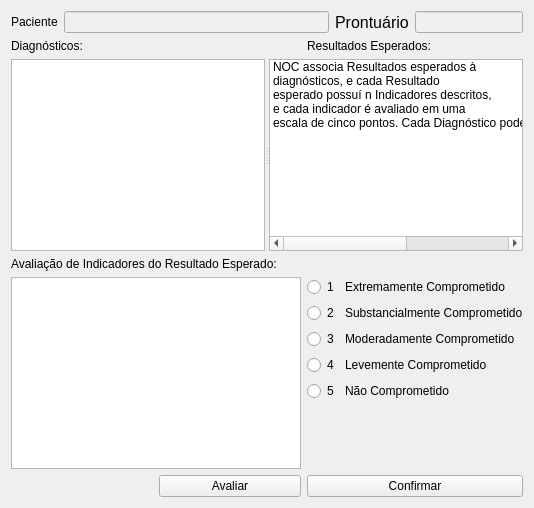
         <widget class="QWidget" name="tab_RE_4">
          <attribute name="title">
           <string>Resultados Esperados</string>
          </attribute>
          <layout class="QGridLayout" name="gridLayout_25">
           <item row="0" column="0" colspan="3">
            <layout class="QHBoxLayout" name="horizontalLayout_124">
             <item>
              <widget class="QLabel" name="label_paciente_10">
               <property name="text">
                <string>Paciente</string>
               </property>
               <property name="buddy">
                <cstring>lineEdit_paciente_4</cstring>
               </property>
              </widget>
             </item>
             <item>
              <widget class="QLineEdit" name="lineEdit_paciente_10">
               <property name="enabled">
                <bool>false</bool>
               </property>
              </widget>
             </item>
             <item>
              <widget class="QLabel" name="label_paciente_11">
               <property name="font">
                <font>
                 <pointsize>12</pointsize>
                </font>
               </property>
               <property name="text">
                <string>Prontuário</string>
               </property>
               <property name="buddy">
                <cstring>lineEdit_paciente_5</cstring>
               </property>
              </widget>
             </item>
             <item>
              <widget class="QLineEdit" name="lineEdit_paciente_11">
               <property name="enabled">
                <bool>false</bool>
               </property>
               <property name="sizePolicy">
                <sizepolicy hsizetype="Minimum" vsizetype="Minimum">
                 <horstretch>0</horstretch>
                 <verstretch>0</verstretch>
                </sizepolicy>
               </property>
              </widget>
             </item>
            </layout>
           </item>
           <item row="1" column="0">
            <widget class="QLabel" name="label_diagnostico_2">
             <property name="text">
              <string>Diagnósticos:</string>
             </property>
             <property name="buddy">
              <cstring>listWidget_listaDiagosticos</cstring>
             </property>
            </widget>
           </item>
           <item row="1" column="2">
            <widget class="QLabel" name="label_re_5">
             <property name="text">
              <string>Resultados Esperados:</string>
             </property>
             <property name="buddy">
              <cstring>listWidget_listaRE_2</cstring>
             </property>
            </widget>
           </item>
           <item row="2" column="0" colspan="3">
            <widget class="QSplitter" name="splitter_9">
             <property name="orientation">
              <enum>Qt::Horizontal</enum>
             </property>
             <widget class="QListWidget" name="listWidget_listaDiagosticos_2"/>
             <widget class="QListWidget" name="listWidget_listaRE_4">
              <item>
               <property name="text">
                <string>NOC associa Resultados esperados à 
diagnósticos, e cada Resultado 
esperado possuí n Indicadores descritos, 
e cada indicador é avaliado em uma 
escala de cinco pontos. Cada Diagnóstico pode conter somente 1 resultado esperado</string>
               </property>
              </item>
             </widget>
            </widget>
           </item>
           <item row="3" column="0" colspan="2">
            <widget class="QLabel" name="label_avaliacaoIndicadores_2">
             <property name="text">
              <string>Avaliação de Indicadores do Resultado Esperado:</string>
             </property>
             <property name="buddy">
              <cstring>listView_listaIndicadoresAvaliados</cstring>
             </property>
            </widget>
           </item>
           <item row="4" column="0" colspan="2">
            <widget class="QListView" name="listView_listaIndicadoresAvaliados_2"/>
           </item>
           <item row="4" column="2">
            <layout class="QFormLayout" name="formLayout_13">
             <item row="0" column="0">
              <widget class="QRadioButton" name="radioButton_10">
               <property name="text">
                <string>1</string>
               </property>
              </widget>
             </item>
             <item row="1" column="0">
              <widget class="QRadioButton" name="radioButton_11">
               <property name="text">
                <string>2</string>
               </property>
              </widget>
             </item>
             <item row="2" column="0">
              <widget class="QRadioButton" name="radioButton_12">
               <property name="text">
                <string>3</string>
               </property>
              </widget>
             </item>
             <item row="3" column="0">
              <widget class="QRadioButton" name="radioButton_13">
               <property name="text">
                <string>4</string>
               </property>
              </widget>
             </item>
             <item row="4" column="0">
              <widget class="QRadioButton" name="radioButton_14">
               <property name="text">
                <string>5</string>
               </property>
              </widget>
             </item>
             <item row="0" column="1">
              <widget class="QLabel" name="label_extComprometido_2">
               <property name="text">
                <string>Extremamente Comprometido</string>
               </property>
               <property name="buddy">
                <cstring>radioButton_2</cstring>
               </property>
              </widget>
             </item>
             <item row="1" column="1">
              <widget class="QLabel" name="label_subsComprometido_2">
               <property name="text">
                <string>Substancialmente Comprometido</string>
               </property>
               <property name="buddy">
                <cstring>radioButton_3</cstring>
               </property>
              </widget>
             </item>
             <item row="2" column="1">
              <widget class="QLabel" name="label_moderaComprometido_2">
               <property name="text">
                <string>Moderadamente Comprometido</string>
               </property>
               <property name="buddy">
                <cstring>radioButton_4</cstring>
               </property>
              </widget>
             </item>
             <item row="4" column="1">
              <widget class="QLabel" name="label_naoComprometido_4">
               <property name="text">
                <string>Não Comprometido</string>
               </property>
               <property name="buddy">
                <cstring>radioButton_05</cstring>
               </property>
              </widget>
             </item>
             <item row="3" column="1">
              <widget class="QLabel" name="label_levementeComprometido_2">
               <property name="text">
                <string>Levemente Comprometido</string>
               </property>
               <property name="buddy">
                <cstring>radioButton_5</cstring>
               </property>
              </widget>
             </item>
            </layout>
           </item>
           <item row="5" column="1">
            <widget class="QPushButton" name="pushButton_avaliar_4">
             <property name="text">
              <string>Avaliar</string>
             </property>
            </widget>
           </item>
           <item row="5" column="2">
            <widget class="QPushButton" name="pushButton_confirmar_4">
             <property name="text">
              <string>Confirmar</string>
             </property>
            </widget>
           </item>
          </layout>
         </widget>
